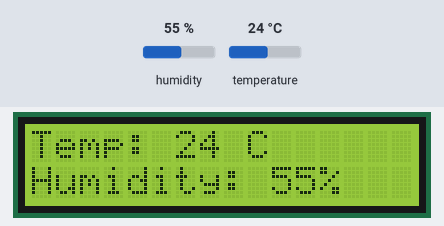
Simulated run of this program. Board: ESP32 board running MicroPython. Shown: 16×2 character LCD. Inputs (shaded band) come from the test bench; at power-on: humidity 55 %, temperature 24 °C. WiFi joins after 1.5 s; no MQTT or app messages arrive unless stated; web requests get an empty 200 reply after 0.4 s; library files of the repository ran but are not shown: i2c_lcd.py; what the program prints to the serial console is not drawn.

Above: at 3.6 s.

The program:

main.py
```python
from mqtt import MQTTClient
import time
import ujson
import machine
from machine import Pin, SoftI2C
from time import sleep
from dht import DHT11
from lcd_api import LcdApi
from i2c_lcd import I2cLcd
from config import SERIAL_NUMBER, MQTT_BROKER, TOKEN

# Setup
sensor = DHT11(Pin(14))
I2C_ADDR = 0x27
totalRows = 2
totalColumns = 16
i2c = SoftI2C(scl=Pin(22), sda=Pin(21), freq=10000)
lcd = I2cLcd(i2c, I2C_ADDR, totalRows, totalColumns)

def sub_cb(topic, msg):
   print(msg)

# MQTT Setup
client = MQTTClient(SERIAL_NUMBER,
                    MQTT_BROKER,
                    user=TOKEN,
                    password=TOKEN,
                    port=1883)

client.set_callback(sub_cb)
client.connect()
print('connected')

# topics for datacake
my_topic = 'dtck-pub/project-1/fed60c70-6232-4997-969a-3f3589be09e4/TEMPERATURE'
my_topic2 = 'dtck-pub/project-1/fed60c70-6232-4997-969a-3f3589be09e4/HUMIDITY'

payload = 0
payload2 = 0


while True:
    lcd.clear() # clears lcd screen
    sensor.measure()    # receives sensor data
    temp = sensor.temperature() # temperature data
    humidity = sensor.humidity()    # humidity data

    # prints on LCD
    print(lcd.putstr('Temp: %2.0f C' %temp + '\n'))
    print(lcd.putstr('Humidity: %2.0f%%' %humidity))


    # publishes data to datacake
    payload = temp
    payload2 = humidity
    client.publish(topic=my_topic, msg=str(payload))
    client.publish(topic=my_topic2, msg=str(payload2))


    client.check_msg()
    time.sleep(120)
```

config.py
```python
# Wifi credentials
SSID = ''
PASS = ''


# Datacake credentials
SERIAL_NUMBER = '1234Hayden1234'
MQTT_BROKER = 'mqtt.datacake.co'
TOKEN = 'c55a9fa7d30fdca88b726a0cce7e33fec0f9541c'
```

boot.py
```python
from config import SSID, PASS

def do_connect():
    import network
    sta_if = network.WLAN(network.STA_IF)       # Put modem on Station mode
    if not sta_if.isconnected():                # Check if already connected
        print('connecting to network...')
        sta_if.active(True)                     # Activate network interface
        sta_if.connect(SSID, PASS)     # Your WiFi Credential
        # Check if it is connected otherwise wait
        while not sta_if.isconnected():
            pass
    # Print the IP assigned by router
    print('network config:', sta_if.ifconfig())


def http_get(url = 'http://detectportal.firefox.com/'):
    import socket                           # Used by HTML get request
    import time                             # Used for delay
    _, _, host, path = url.split('/', 3)    # Separate URL request
    addr = socket.getaddrinfo(host, 80)[0][-1]  # Get IP address of host
    s = socket.socket()                     # Initialise the socket
    s.connect(addr)                         # Try connecting to host address
    # Send HTTP request to the host with specific path
    s.send(bytes('GET /%s HTTP/1.0\r\nHost: %s\r\n\r\n' % (path, host), 'utf8'))
    time.sleep(1)                           # Sleep for a second
    rec_bytes = s.recv(10000)               # Receve response
    print(rec_bytes)                        # Print the response
    s.close()                               # Close connection

# WiFi Connection
do_connect()
# HTTP request
http_get()
```
